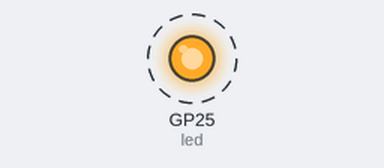
Recording of a program running on a simulated Raspberry Pi Pico running MicroPython. Shown: output pins drawn as LEDs (lit = HIGH). Dashed ring = blinking. What the program prints to the serial console is not drawn.

Above: at 0.05 s.
Timing chart, 0 to 3.0 s (numbered marks = the images above):
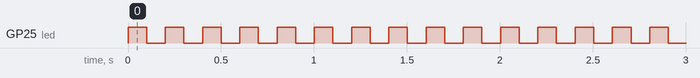

The program:

main1.py
```python
from machine import Pin
import time

led = Pin("LED", Pin.OUT)
status = False

while True:
    if status == False:
        led.on()
        status = True
    else:
        led.off()
        status = False
    print(status)
    time.sleep_ms(100)
```

Measured:
- by itself, GP25 (led): alternates HIGH for 0.10 s and LOW for 0.10 s
